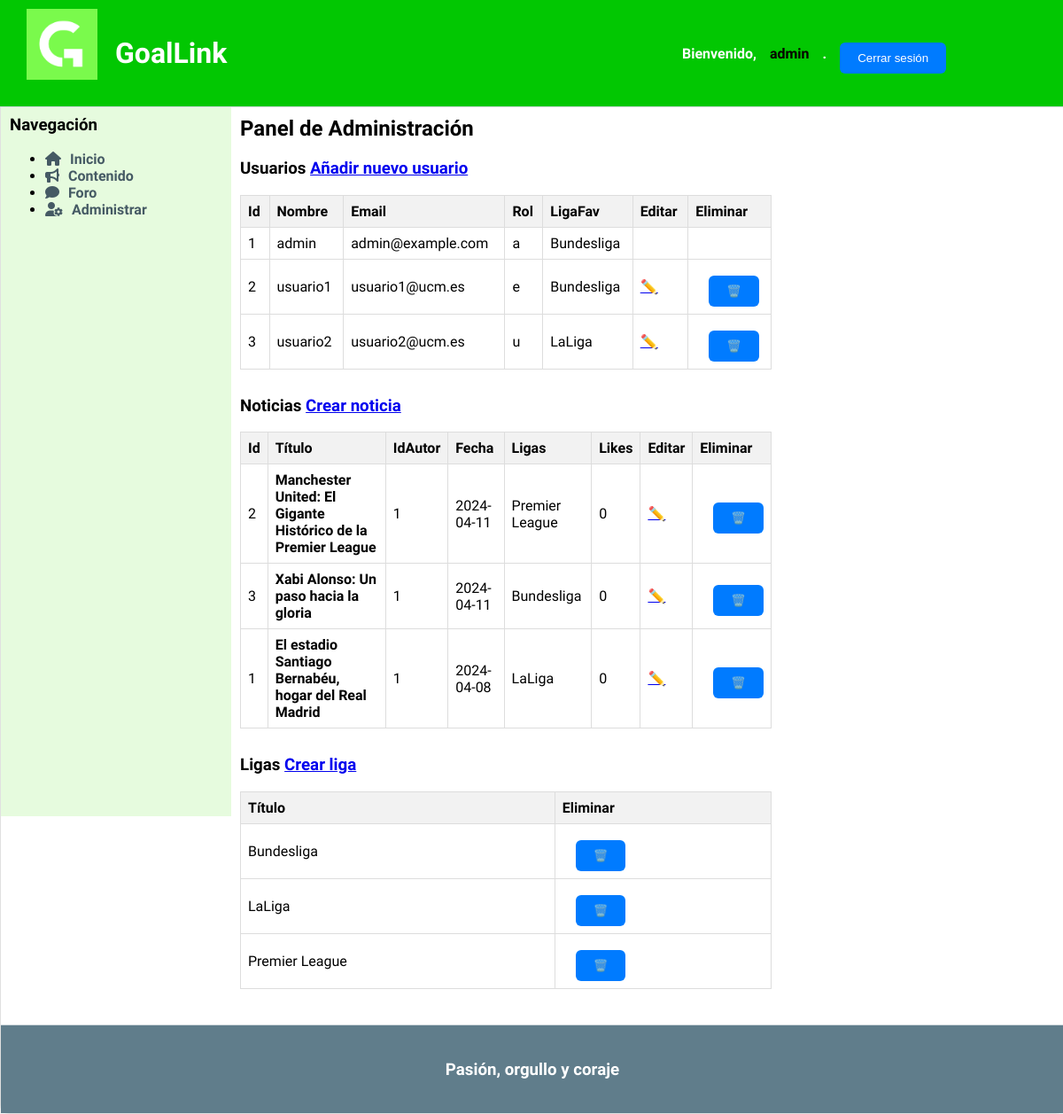
The app's page /admin.php (signed in) with its own data.
### tables this page shows
CREATE TABLE `usuario` (
  `id` int(11) NOT NULL,
  `nombre` varchar(15) NOT NULL,
  `email` varchar(30) NOT NULL,
  `password` varchar(100) NOT NULL,
  `rol` char(1) NOT NULL DEFAULT 'u' COMMENT '(u)suario(default), (a)dmin, (e)ditor, (m)oderador',
  `liga_fav` varchar(20) DEFAULT NULL
);

CREATE TABLE `noticia` (
  `id` int(11) NOT NULL,
  `titulo` varchar(100) NOT NULL,
  `id_autor` int(11) DEFAULT NULL,
  `contenido` text DEFAULT NULL,
  `fecha` date NOT NULL,
  `likes` int(11) DEFAULT 0,
  `destacado` tinyint(1) NOT NULL DEFAULT 0,
  `imagen1` varchar(255) DEFAULT NULL,
  `liga` varchar(20) DEFAULT NULL
);

CREATE TABLE `ligas` (
  `nombre` varchar(20) NOT NULL,
  `logo` varchar(255) DEFAULT NULL
);

### includes/config.php (called while the page is built, shortened)
<?php
spl_autoload_register(function ($class) {
    $prefix = 'es\\ucm\\fdi\\aw\\';
    $base_dir = implode(DIRECTORY_SEPARATOR, [__DIR__, 'src', '']);
    $len = strlen($prefix);
    $relative_class = substr($class, $len);
    $file = $base_dir . str_replace('\\', '/', $relative_class) . '.php';
});
$app = \es\ucm\fdi\aw\Aplicacion::getInstance();

### includes/src/Aplicacion.php (called while the page is built, shortened)
<?php
class Aplicacion
{
    private static $instancia;
    public static function getInstance()
    {
        if (!self::$instancia instanceof self) {
            self::$instancia = new static();
        }
        return self::$instancia;
    }
    private $inicializada;
    private $rutaRaizApp;
    private function __construct()
    {
        $this->inicializada = false;
    }
    public function init($bdDatosConexion, $rutaApp = '/', $dirInstalacion = __DIR__)
    {
        if (!$this->inicializada) {
            $this->rutaRaizApp = $rutaApp;
            $tamRutaRaizApp = mb_strlen($this->rutaRaizApp);
            if ($tamRutaRaizApp > 0 && mb_substr($this->rutaRaizApp, $tamRutaRaizApp-1, 1) === '/') {
                $this->rutaRaizApp = mb_substr($this->rutaRaizApp, 0, $tamRutaRaizApp - 1);
            }
            $this->inicializada = true;
        }
    }
    public function resuelve($path = '')
    {
        $rutaAppLongitudPrefijo = mb_strlen($this->rutaRaizApp);
        return $this->rutaRaizApp . $path;
    }
    public function usuarioLogueado()
    {
        return ($_SESSION['login'] ?? false) === true;
    }
    public function esAdmin()
    {
        return $this->usuarioLogueado() && ($_SESSION['rol'] == 'a');
    }
    public function esEditor()
    {
        return $this->usuarioLogueado() && ($_SESSION['rol'] == 'e');
    }
}

### includes/src/usuarios/Usuario.php (called while the page is built, shortened)
<?php
class Usuario
{
    private $id;
    private $nombre;
    private $email;
    private $rol;
    private $liga_fav;
    public function __construct($nombre, $email, $password, $rol, $liga_fav, $id=null)
    {
        $this->id=$id;
        $this->nombre = $nombre;
        $this->email=$email;
        $this->rol = $rol;
        $this->liga_fav=$liga_fav;
    }
    public static function listaUsuario() {
        $app = Aplicacion::getInstance();
        $conn = $app->getConexionBd();
        $result = $conn->query("SELECT * FROM usuario");
        if($result){
            if($result->num_rows>0){
                while($array=$result->fetch_assoc()){
                    $user= new Usuario($array['nombre'], $array['email'],($array['password']),$array['rol'], $array['liga_fav'],$array['id']);
                    $lista[]=$user;
                }
                return $lista;
            }
            else{
                return NULL;
            }
        }
    }
    public function getId()
    {
        return $this->id;
    }
    public function getNombre()
    {
        return $this->nombre;
    }
    public function getRol()
    {
        return $this->rol;
    }
    public function getEmail()
    {
        return $this->email;
    }
    public function getLigaFav(){
        return $this->liga_fav;
    }
}

### includes/src/noticias/Noticia.php (called while the page is built, shortened)
<?php
class Noticia
{
    private $id;
    private $id_autor;
    private $titulo;
    private $fecha;
    private $likes;
    private $destacado;
    private $liga;
    public function __construct($id, $id_autor, $titulo, $contenido, $fecha, $likes, $destacado, $liga,  $imagen1=NULL)
    {
        $this->id = $id;
        $this->id_autor = $id_autor;
        $this->titulo = $titulo;
        $this->fecha = $fecha;
        $this->likes = $likes;
        $this->destacado = $destacado;
        if ($imagen1 !== NULL) {
            $this->imagen1 = file_get_contents($imagen1);
        }
        $this->liga=$liga;
    }
    public static function compararFechas($a, $b) {
        $aFecha=strtotime($a->getFecha());
        $bFecha=strtotime($b->getFecha());
        if ($bFecha==$aFecha) {
            return 0;
        }
        return ($aFecha > $bFecha) ? -1 : 1;
    }
    public static function listaDestacados($n) {
        $app = Aplicacion::getInstance();
        $conn = $app->getConexionBd();
        $result = $conn->query("SELECT * FROM noticia WHERE destacado>=$n");
        if($result && $result->num_rows>0){
            while($array=$result->fetch_assoc()){
                $noticia= new Noticia($array["id"], $array["id_autor"], $array["titulo"], $array["contenido"], $array["fecha"], $array["likes"], $array["destacado"], $array["liga"],$array["imagen1"] );
                $lista[]=$noticia;
            }
            usort($lista, array('es\ucm\fdi\aw\noticias\Noticia', 'compararFechas'));
            return $lista;
        }
        return NULL;
    }
    public function getId()
    {
        return $this->id;
    }
    public function getIdAutor()
    {
        return $this->id_autor;
    }
    public function getTitulo()
    {
        return $this->titulo;
    }
    public function getFecha()
    {
        return $this->fecha;
    }
    public function getLikes()
    {
        return $this->likes;
    }
    public function getLiga()
    {
        return $this->liga;
    }
    public function getDestacado()
    {
        return $this->destacado;
    }
}

### includes/src/ligas/Liga.php (called while the page is built, shortened)
<?php
class Liga
{
    private $nombre;
    public function __construct($nombre, $logo = NULL)
    {
        $this->nombre = $nombre;
        $this->logo = file_get_contents($logo);
    }
    public static function listaLigas()
    {
        $app = Aplicacion::getInstance();
        $conn = $app->getConexionBd();
        $result = $conn->query("SELECT * FROM ligas");
        if ($result && $result->num_rows > 0) {
            $lista = array();
            while ($array = $result->fetch_assoc()) {
                $liga = new Liga($array["nombre"], $array["logo"]);
                $lista[] = $liga;
            }
            return $lista;
        }
        return NULL;
    }
    public function getNombre()
    {
        return $this->nombre;
    }
}
?>

### admin.php (the view, shortened to what this page needs)
<?php
require_once __DIR__.'/includes/config.php';
$contenido="<h2>Panel de Administración</h2>";
if($app->esAdmin()){
    $contenido .= <<<EOS
    <h3>Usuarios   <a href='anadirUsuario.php'>Añadir nuevo usuario</a></h3>
    EOS;
    $usuarios=es\ucm\fdi\aw\usuarios\Usuario::listaUsuario();
    if ($usuarios !== NULL) {
        $contenido .= "<table class='tabla-usuarios'>";
        $contenido .= "<tr><th>Id</th><th>Nombre</th><th>Email</th><th>Rol</th><th>LigaFav</th><th>Editar </th><th> Eliminar </th></tr>";
        foreach ($usuarios as $usuario) {
            $contenido .= "<tr>";
            $contenido .= "<td>" . $usuario->getId() . "</td>";
            $contenido .= "<td>" . $usuario->getNombre() . "</td>";
            $contenido .= "<td>" . $usuario->getEmail() . "</td>";
            $contenido .= "<td>" . $usuario->getRol() . "</td>";
            $contenido .= "<td>" . $usuario->getLigaFav() . "</td>";
            if($usuario->getRol()!="a") {
                $contenido .= "<td>" ." <a href='editUsuarios.php?usuario=" . urlencode($usuario->getNombre()) . "'>✏️</a>". "</td>";
                $formDelete = new FormularioUsuarioEliminar($usuario->getNombre());
                $contenido .= "<td>" . $formDelete->gestiona(). "</td>";
            }
            else{
                $contenido .= "<td>"."". "</td>";
                $contenido .= "<td>"."". "</td>";
            }
            $contenido .= "</tr>";
        }
        $contenido .= "</table>";
    } else {
        $contenido .= "<p>No se encontraron usuarios.</p>";
    }
}
if($app->esEditor() || $app->esAdmin()){
    $contenido .= <<<EOS
    <h3>Noticias
    <a href="crearNoticia.php">   Crear noticia</a></h3>
    EOS;
    $noticias = \es\ucm\fdi\aw\noticias\Noticia::listaDestacados(0);
    if ($noticias !== NULL) {
        $contenido .= "<table class='tabla-noticias'>";
        $contenido .= "<tr><th>Id</th><th>Título</th><th>IdAutor</th><th>Fecha</th><th>Ligas</th><th>Likes</th><th>Editar</th><th>Eliminar</th></tr>";
        foreach ($noticias as $noticia) {
            $contenido .= "<tr>";
            $contenido .= "<td>" . $noticia->getId() . "</td>";
            if(!$noticia->getDestacado()){
                $contenido .= "<td>" . $noticia->getTitulo() . "</td>";
            }
            else{
                $contenido .= "<td><b>" . $noticia->getTitulo() . "</b></td>";
            }                $contenido .= "<td>" . $noticia->getIdAutor() . "</td>";
            $contenido .= "<td>" . $noticia->getFecha() . "</td>";
            $contenido .= "<td>" . $noticia->getLiga() . "</td>";
            $contenido .= "<td>" . $noticia->getLikes() . "</td>";
            $contenido .= "<td>" ." <a href='editNoticias.php?noticia=" . urlencode($noticia->getId()) . "'>✏️</a>". "</td>";
            $formDelete = new FormularioNoticiaEliminar($noticia->getId());
            $contenido .= "<td>" . $formDelete->gestiona(). "</td>";
            $contenido .= "</tr>";
        }
        $contenido .= "</table>";
    }
} else {
    $contenido .= "<p>No se encontraron noticias destacadas.</p>";
}
if($app->esEditor() || $app->esAdmin()){
    $contenido .= <<<EOS
    <h3>Ligas
    <a href="crearLiga.php">   Crear liga</a></h3>
    EOS;
    $ligas = \es\ucm\fdi\aw\ligas\Liga::listaLigas();
    if ($ligas !== NULL) {
        $contenido .= "<table class='tabla-ligas'>";
        $contenido .= "<tr><th>Título</th><th>Eliminar</th></tr>";
        foreach ($ligas as $liga) {
            $contenido .= "<tr>";
            $contenido .= "<td>" . $liga->getNombre() . "</td>";
            $contenido .= "<td>" . (new FormularioLigaEliminar($liga->getNombre()))->gestiona(). "</td>";
            $contenido .= "</tr>";
        }
        $contenido .= "</table>";
    }
} else {
    $contenido .= "<p>No se encontraron ligas .</p>";
}

### includes/src/usuarios/FormularioUsuarioEliminar.php (shortened to what this page needs)
<?php
class FormularioUsuarioEliminar extends Formulario
{
    public function __construct($usuario) {
        $this->usuario=$usuario;
    }
    private $usuario;
    protected function generaCamposFormulario(&$datos)
    {
        $camposFormulario = <<<EOS
        <input type="hidden" name="id" value="$this->usuario">
            <button class="enlace" type="submit">🗑️</button>
        EOS;
        return $camposFormulario;
    }
}

### includes/src/noticias/FormularioNoticiaEliminar.php (shortened to what this page needs)
<?php
class FormularionoticiaEliminar extends Formulario
{
    public function __construct($noticia) {
        $this->noticia=$noticia;
    }
    private $noticia;
    protected function generaCamposFormulario(&$datos)
    {
        $camposFormulario = <<<EOS
        <input type="hidden" name="id_noticia" value="$this->noticia">
            <button class="enlace" type="submit"> 🗑️</button>
        EOS;
        return $camposFormulario;
    }
}

### includes/src/ligas/FormularioLigaEliminar.php (shortened to what this page needs)
<?php
class FormularioLigaEliminar extends Formulario
{
    private $liga;
    public function __construct($liga) {
        $this->liga=$liga;
    }
    protected function generaCamposFormulario(&$datos)
    {
        $camposFormulario = <<<EOS
        <input type="hidden" name="liga_id" value="$this->liga">
            <button class="enlace" type="submit"> 🗑️</button>
        EOS;
        return $camposFormulario;
    }
}

### records on screen
usuario: id "1", nombre "admin", email "admin@example.com", rol "a", liga_fav "Bundesliga"
usuario: id "2", nombre "usuario1", email "usuario1@ucm.es", rol "e", liga_fav "Bundesliga"
usuario: id "3", nombre "usuario2", email "usuario2@ucm.es", rol "u", liga_fav "LaLiga"
noticia: id "2", titulo "Manchester United: El Gigante Histórico de la Premier League", id_autor "1", fecha "2024-04-11", liga "Premier League", likes "0"
noticia: id "3", titulo "Xabi Alonso: Un paso hacia la gloria", id_autor "1", fecha "2024-04-11", liga "Bundesliga", likes "0"
noticia: id "1", titulo "El estadio Santiago Bernabéu, hogar del Real Madrid", id_autor "1", fecha "2024-04-08", liga "LaLiga", likes "0"
ligas: nombre "Bundesliga"
ligas: nombre "LaLiga"
ligas: nombre "Premier League"

### other values on screen
$nombreUsuario "admin"
